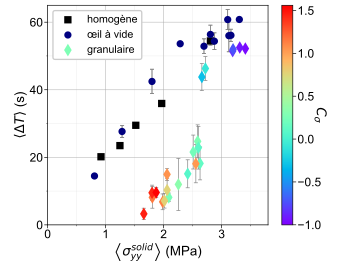

The script that saved this image:
## Imports
# Science
from matplotlib.colors import LinearSegmentedColormap

### load data : set up the loading

# Location
main_folder = 'E:/manuscrit_these/'
main_folder = '../'


with open(main_folder + "parameters.py", 'r') as f:
        exec(f.read())




### load data : set up the loading

loaded_data = np.load(main_folder + "data_for_figures/figure_1_b.npy",allow_pickle=True).all()
locals().update(loaded_data)


in_solid=np.isin(datasolid["manip_num"],solids)




###


def nice_plot(xpos,ypos,ax=None,xerr=None,yerr=None,xlabel="",ylabel="",
              annotate=None,old_data=False,
              color="b",error_bar_color="k",marker_size=3,capsize=3,
              marker="d",in_solid=None,solid_color=solid_solid_color,cmap=None,label=None):

    # all data
    if not cmap is None:
        ax.errorbar(xpos,ypos, xerr=xerr,yerr=yerr,
                fmt=" ",capsize=capsize,color="k",
                ecolor=error_bar_color,elinewidth=.5,
                alpha=error_bar_alpha,markeredgewidth=markeredgewidth)
        aaaa=ax.scatter(xpos[np.logical_not(in_solid)],ypos[np.logical_not(in_solid)],c=color[np.logical_not(in_solid)],s=marker_size,marker=marker,zorder=5,edgecolors="k",linewidth=0.01,cmap=cmap,vmin=min(color), vmax=1.01*max(color),label=label)


    else:
        ax.errorbar(xpos,ypos, xerr=xerr,yerr=yerr,
                fmt=" ",capsize=capsize,color="k",
                ecolor=error_bar_color,
                elinewidth=.5,alpha=error_bar_alpha,markeredgewidth=markeredgewidth)
        ax.scatter(xpos,ypos,color=color,s=marker_size,marker=marker,zorder=5,edgecolors="k",linewidth=0.01,label=label)
    # solids
    if not in_solid is None:
        ax.errorbar(xpos[in_solid],ypos[in_solid], xerr=xerr[...,in_solid],yerr=yerr[...,in_solid],
                    fmt=" ",capsize=capsize,color=solid_color,ecolor=error_bar_color,elinewidth=.5,alpha=error_bar_alpha ,markeredgewidth=markeredgewidth)
        ax.scatter(xpos[in_solid],ypos[in_solid],color=solid_color,s=marker_size*2/3,marker=solid_marker,zorder=5,edgecolors="k",linewidth=0.01)

    ax.set_xlabel(xlabel,size=MEDIUM_SIZE,labelpad=2)
    ax.set_ylabel(ylabel,size=MEDIUM_SIZE,labelpad=2)
    if not cmap is None:
        return(aaaa)

###
fig,ax=plt.subplots(1,1)
fig.set_size_inches(size_fig_article_1d)



nice_plot(datagran['mean_eps_yy_ss']/1e6,datagran['mean_dt'],ax=ax,
        xerr=datagran['std_eps_yy_ss']*0,yerr=datagran['sigma_dt'],
        xlabel=r"$\left<\sigma_{yy}^{solid}\right>$ (MPa)",ylabel=r"$\left<\Delta T\right>$ (s)",
        in_solid=[0,1,2,3],
        color=solid_solid_color, error_bar_color=error_bar_color,
        marker_size=scatter_size*2, capsize=error_bar_width, marker=solid_marker,label="œil à vide" )


nice_plot(ss_sig/1e6,ss_times_mean,ax=ax,
        xerr=ss_sig*0,yerr=ss_times_std,
        xlabel=r"$\left<\sigma_{yy}^{solid}\right>$ (MPa)",ylabel=r"$\left<\Delta T\right>$ (s)",
        in_solid=[0,1,2,3,4],
        color='k', error_bar_color=error_bar_color,
        marker_size=scatter_size*2, capsize=error_bar_width, marker='s',
        solid_color="k",label="homogène" )



color_a = solid_in_granular_color  # RGB values for color a
color_b = granular_color  # RGB values for color b

cm = LinearSegmentedColormap.from_list("aaaa",[color_a,color_b],N=256)
cm=mpl.colormaps["rainbow"]


aaaa=nice_plot(datasolid['mean_eps_yy_ss'][:-5]/1e6,datasolid['mean_dt'][:-5],ax=ax,
        xerr=datasolid['std_eps_yy_ss'][:-5]*0,yerr=datasolid['sigma_dt'][:-5],
        xlabel=r"$\left<\sigma_{yy}^{solid}\right>$ (MPa)",ylabel=r"$\left<\Delta T\right>$ (s)",
        in_solid=in_solid[:-5],
        color=datasolid['mean_lc'][:-5], error_bar_color=error_bar_color,
        marker_size=scatter_size*3, capsize=error_bar_width, marker="d",
        cmap=cm,label="granulaire" )



#get handles and labels
handles, labels = plt.gca().get_legend_handles_labels()
order = [1,0,2]
plt.legend([handles[idx] for idx in order],[labels[idx] for idx in order],prop={'size': INSET_MEDIUM_SIZE},framealpha = 1, facecolor = (1,1,1,1))




cbar=plt.colorbar(aaaa)

#cbar.ax.get_yaxis().labelpad = 15
cbar.ax.set_ylabel(r"${}$".format(LC_name_short), rotation=270,size=MEDIUM_SIZE)
cbar.ax.tick_params(labelsize=SMALL_SIZE)

ax.xaxis.set_minor_locator(MultipleLocator(.5))
ax.xaxis.set_major_locator(MultipleLocator(1))
ax.yaxis.set_minor_locator(MultipleLocator(10))
ax.yaxis.set_major_locator(MultipleLocator(20))
#plt.grid(which="both")

#ax.tick_params(labelsize=SMALL_SIZE)

#plt.plot([1,3.2],[14,62],color="k",linewidth=.5,linestyle=":")

ax.set_xlim([0,3.8])
ax.set_ylim([0,65])

set_grid(ax)

fig.subplots_adjust(left=0.14, right=0.95, bottom=0.15, top=0.98)



###



plt.savefig(main_folder + "Figures_chap_article/figure_1_b.svg",dpi=dpi_global)
plt.savefig(main_folder + "Figures_chap_article/figure_1_b.pdf",dpi=dpi_global)
plt.savefig(main_folder + "Figures_chap_article/figure_1_b.png",dpi=dpi_global)
#plt.show()
plt.close('all')




